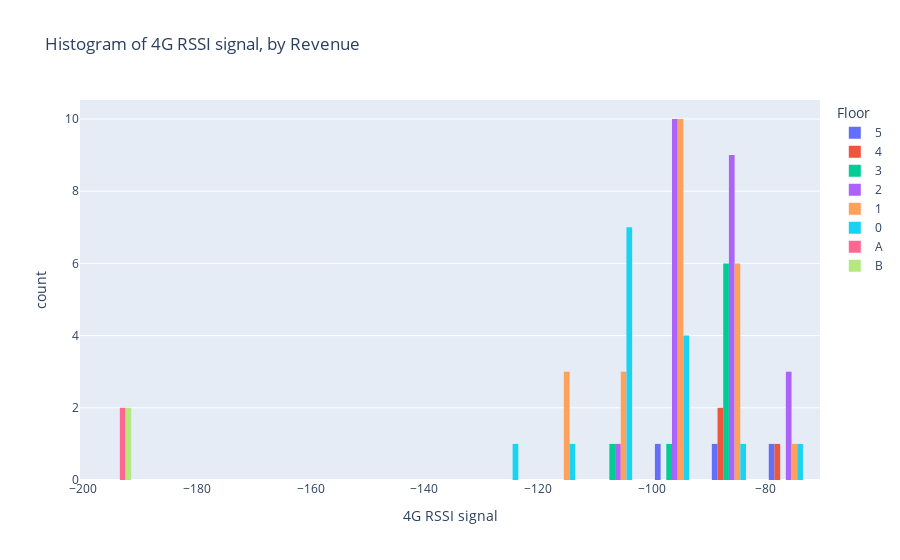

Here is the notebook cell this chart was saved with:
### Code cell
fig = px.histogram(indoors, '4G RSSI signal', 
                   color = 'Floor', barmode='group',  
                   title='Histogram of 4G RSSI signal, by Revenue',
                  )
#labels={'count':'number of sessions',
#                      'ProductRelated_Duration':'Time Spent Viewing Product-related Webpage',
#                      'Revenue':'Successful Sale',
#                      1:'Success',
#                      0:'No success'
#                     }
fig.show()

### Figure 1 — Plotly figure (JSON) as saved in the notebook; plotly's stock layout.template omitted (floating-point values rounded to 4 significant figures)
{"data": [{"alignmentgroup": "True", "bingroup": "x", "hovertemplate": "Floor=5<br>4G RSSI signal=%{x}<br>count=%{y}<extra></extra>", "legendgroup": "5", "marker": {"color": "#636efa", "pattern": {"shape": ""}}, "name": "5", "offsetgroup": "5", "orientation": "v", "showlegend": true, "type": "histogram", "x": [-91, -89, -71], "xaxis": "x", "yaxis": "y"}, {"alignmentgroup": "True", "bingroup": "x", "hovertemplate": "Floor=4<br>4G RSSI signal=%{x}<br>count=%{y}<extra></extra>", "legendgroup": "4", "marker": {"color": "#EF553B", "pattern": {"shape": ""}}, "name": "4", "offsetgroup": "4", "orientation": "v", "showlegend": true, "type": "histogram", "x": [-81, -77, -84], "xaxis": "x", "yaxis": "y"}, {"alignmentgroup": "True", "bingroup": "x", "hovertemplate": "Floor=3<br>4G RSSI signal=%{x}<br>count=%{y}<extra></extra>", "legendgroup": "3", "marker": {"color": "#00cc96", "pattern": {"shape": ""}}, "name": "3", "offsetgroup": "3", "orientation": "v", "showlegend": true, "type": "histogram", "x": [-84, -83, -85, -102, -98, -82, -85, -87], "xaxis": "x", "yaxis": "y"}, {"alignmentgroup": "True", "bingroup": "x", "hovertemplate": "Floor=2<br>4G RSSI signal=%{x}<br>count=%{y}<extra></extra>", "legendgroup": "2", "marker": {"color": "#ab63fa", "pattern": {"shape": ""}}, "name": "2", "offsetgroup": "2", "orientation": "v", "showlegend": true, "type": "histogram", "x": [-90, -95, -102, -96, -100, -98, -100, -93, -85, -89, -92, -88, -91, -85, -80, -85, -78, -100, -96, -87, -86, -82, -79], "xaxis": "x", "yaxis": "y"}, {"alignmentgroup": "True", "bingroup": "x", "hovertemplate": "Floor=1<br>4G RSSI signal=%{x}<br>count=%{y}<extra></extra>", "legendgroup": "1", "marker": {"color": "#FFA15A", "pattern": {"shape": ""}}, "name": "1", "offsetgroup": "1", "orientation": "v", "showlegend": true, "type": "histogram", "x": [-92, -95, -85, -113, -115, -109, -94, -92, -102, -98, -93, -97, -90, -87, -93, -72, -89, -111, -99, -93, -90, -88, -110], "xaxis": "x", "yaxis": "y"}, {"alignmentgroup": "True", "bingroup": "x", "hovertemplate": "Floor=0<br>4G RSSI signal=%{x}<br>count=%{y}<extra></extra>", "legendgroup": "0", "marker": {"color": "#19d3f3", "pattern": {"shape": ""}}, "name": "0", "offsetgroup": "0", "orientation": "v", "showlegend": true, "type": "histogram", "x": [-80, -94, -93, -117, -122, -108, -110, -107, -103, -102, -84, -101, -99, -96, -101], "xaxis": "x", "yaxis": "y"}, {"alignmentgroup": "True", "bingroup": "x", "hovertemplate": "Floor=A<br>4G RSSI signal=%{x}<br>count=%{y}<extra></extra>", "legendgroup": "A", "marker": {"color": "#FF6692", "pattern": {"shape": ""}}, "name": "A", "offsetgroup": "A", "orientation": "v", "showlegend": true, "type": "histogram", "x": [-200, -200], "xaxis": "x", "yaxis": "y"}, {"alignmentgroup": "True", "bingroup": "x", "hovertemplate": "Floor=B<br>4G RSSI signal=%{x}<br>count=%{y}<extra></extra>", "legendgroup": "B", "marker": {"color": "#B6E880", "pattern": {"shape": ""}}, "name": "B", "offsetgroup": "B", "orientation": "v", "showlegend": true, "type": "histogram", "x": [-200, -200], "xaxis": "x", "yaxis": "y"}], "layout": {"barmode": "group", "legend": {"title": {"text": "Floor"}, "tracegroupgap": 0}, "title": {"text": "Histogram of 4G RSSI signal, by Revenue"}, "xaxis": {"anchor": "y", "domain": [0, 1], "title": {"text": "4G RSSI signal"}}, "yaxis": {"anchor": "x", "domain": [0, 1], "title": {"text": "count"}}}}
